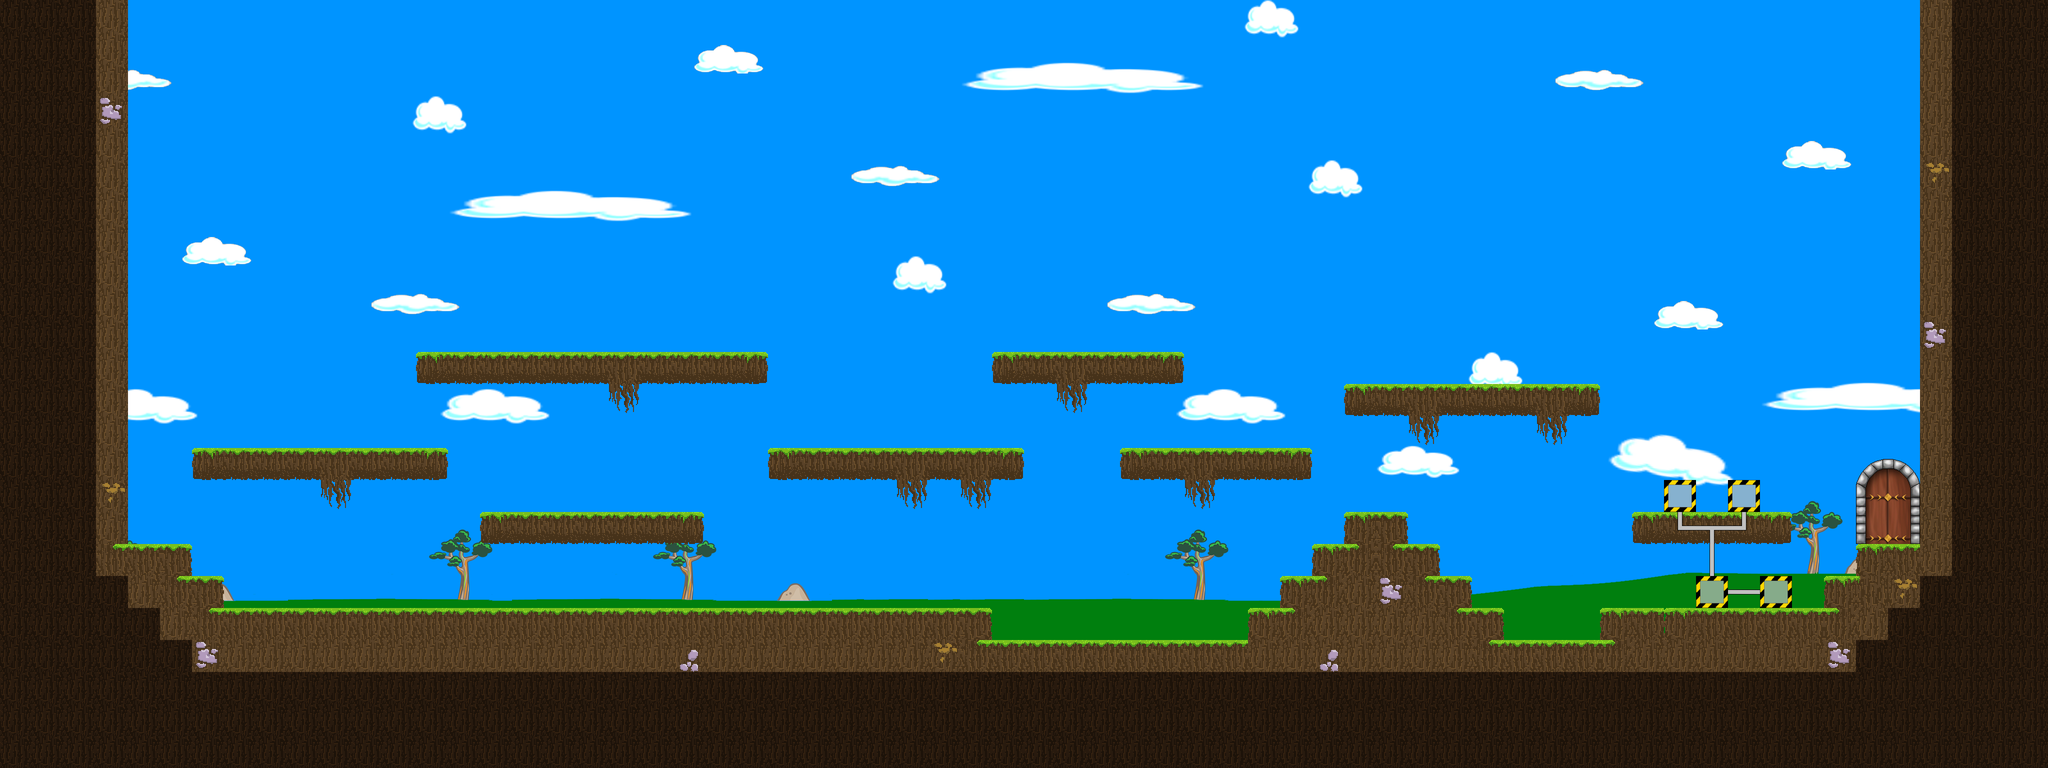

Below is a game level as drawn by its tile map, then a one-line description and the .tmx that defines it (tile-layer data replaced by summaries):
An orthogonal 64x24 tile map with 64x64 px tiles, 7 tile layers (Hintergrund, Laufebene, Open gate, Gate, ...), 7 tilesets.

<map version="1.0" orientation="orthogonal" renderorder="right-down" width="64" height="24" tilewidth="64" tileheight="64">
 <tileset firstgid="1" name="Rohre" tilewidth="64" tileheight="64">
  <image source="Rohre.png" trans="0000ff" width="256" height="256" />
 </tileset>
 <tileset firstgid="17" name="Laufebenen" tilewidth="64" tileheight="64">
  <image source="Laufebenen.png" trans="0000ff" width="256" height="256" />
 </tileset>
 <tileset firstgid="33" name="Maschinen" tilewidth="64" tileheight="64">
  <image source="Maschinen.png" trans="0000ff" width="256" height="256" />
 </tileset>
 <tileset firstgid="49" name="Ampeln" tilewidth="64" tileheight="64">
  <image source="Ampeln.png" trans="0000ff" width="128" height="128" />
 </tileset>
 <tileset firstgid="53" name="Metallobjekte" tilewidth="64" tileheight="64">
  <image source="Metallobjekte.png" trans="0000ff" width="256" height="256" />
 </tileset>
 <tileset firstgid="69" name="Hintergrund" tilewidth="64" tileheight="64">
  <image source="Hintergrund.png" trans="0000ff" width="2048" height="1024" />
 </tileset>
 <tileset firstgid="581" name="gate" tilewidth="64" tileheight="64">
  <image source="gate.png" trans="0000ff" width="256" height="256" />
 </tileset>
 <layer name="Hintergrund" width="64" height="24">
  <data>[1536 cells, 1536 non-empty, 512 distinct tile ids]</data>
 </layer>
 <layer name="Laufebene" width="64" height="24">
  <data>[1536 cells, 606 non-empty, 31 distinct tile ids]</data>
 </layer>
 <layer name="Open gate" width="64" height="24">
  <data>[1536 cells, 6 non-empty, 6 distinct tile ids]</data>
 </layer>
 <layer name="Gate" width="64" height="24">
  <data>[1536 cells, 6 non-empty, 6 distinct tile ids]</data>
 </layer>
 <layer name="Pipes" width="64" height="24">
  <data>[1536 cells, 5 non-empty, 5 distinct tile ids]</data>
 </layer>
 <layer name="Ablagen" width="64" height="24">
  <data>[1536 cells, 4 non-empty, 1 distinct tile ids]</data>
 </layer>
 <layer name="Objektebene" width="64" height="24">
  <data>[1536 cells, 0 non-empty, 0 distinct tile ids]</data>
 </layer>
</map>
